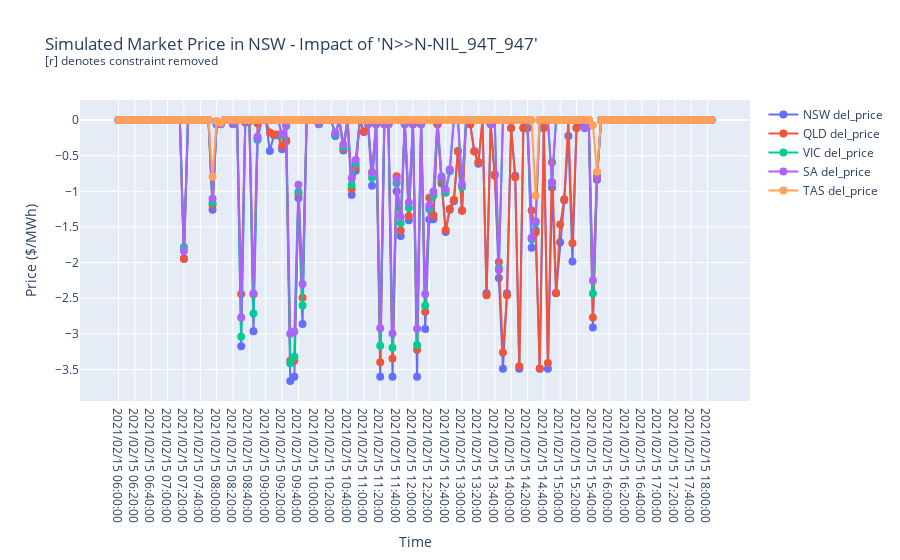

Notebook code cell kept with this figure:
### Code cell
fig2 = go.Figure()
fig2.add_trace(go.Scatter(x=prices['interval'].unique(), y=prices_all[prices_all['region'] == 'NSW1']['diff'], name='NSW del_price', mode='lines+markers',
                         marker_size=8, marker_symbol='circle'))
fig2.add_trace(go.Scatter(x=prices_r['interval'].unique(), y=prices_all[prices_all['region'] == 'QLD1']['diff'], name='QLD del_price', mode='lines+markers',
                         marker_size=8, marker_symbol='circle'))
fig2.add_trace(go.Scatter(x=prices_r['interval'].unique(), y=prices_all[prices_all['region'] == 'VIC1']['diff'], name='VIC del_price', mode='lines+markers',
                         marker_size=8, marker_symbol='circle'))
fig2.add_trace(go.Scatter(x=prices_r['interval'].unique(), y=prices_all[prices_all['region'] == 'SA1']['diff'], name='SA del_price', mode='lines+markers',
                         marker_size=8, marker_symbol='circle'))
fig2.add_trace(go.Scatter(x=prices_r['interval'].unique(), y=prices_all[prices_all['region'] == 'TAS1']['diff'], name='TAS del_price', mode='lines+markers',
                         marker_size=8, marker_symbol='circle'))
fig2.update_xaxes(title="Time")
fig2.update_yaxes(title="Price ($/MWh)")
fig2.update_layout(title="Simulated Market Price in NSW - Impact of 'N>>N-NIL_94T_947'<br><sup>[r] denotes constraint removed</sup>")
fig2.show()

### Figure 1 — Plotly figure (JSON) as saved in the notebook; plotly's stock layout.template omitted (floating-point values rounded to 4 significant figures; data arrays with more than 128 entries replaced by an {"elided": "..."} marker saying what was removed)
{"data": [{"marker": {"size": 8, "symbol": "circle"}, "mode": "lines+markers", "name": "NSW del_price", "type": "scatter", "x": {"elided": "146 str values"}, "y": {"elided": "146 float values"}}, {"marker": {"size": 8, "symbol": "circle"}, "mode": "lines+markers", "name": "QLD del_price", "type": "scatter", "x": {"elided": "146 str values"}, "y": {"elided": "146 float values"}}, {"marker": {"size": 8, "symbol": "circle"}, "mode": "lines+markers", "name": "VIC del_price", "type": "scatter", "x": {"elided": "146 str values"}, "y": {"elided": "146 float values"}}, {"marker": {"size": 8, "symbol": "circle"}, "mode": "lines+markers", "name": "SA del_price", "type": "scatter", "x": {"elided": "146 str values"}, "y": {"elided": "146 float values"}}, {"marker": {"size": 8, "symbol": "circle"}, "mode": "lines+markers", "name": "TAS del_price", "type": "scatter", "x": {"elided": "146 str values"}, "y": {"elided": "146 float values"}}], "layout": {"title": {"text": "Simulated Market Price in NSW - Impact of 'N>>N-NIL_94T_947'<br><sup>[r] denotes constraint removed</sup>"}, "xaxis": {"title": {"text": "Time"}}, "yaxis": {"title": {"text": "Price ($/MWh)"}}}}
